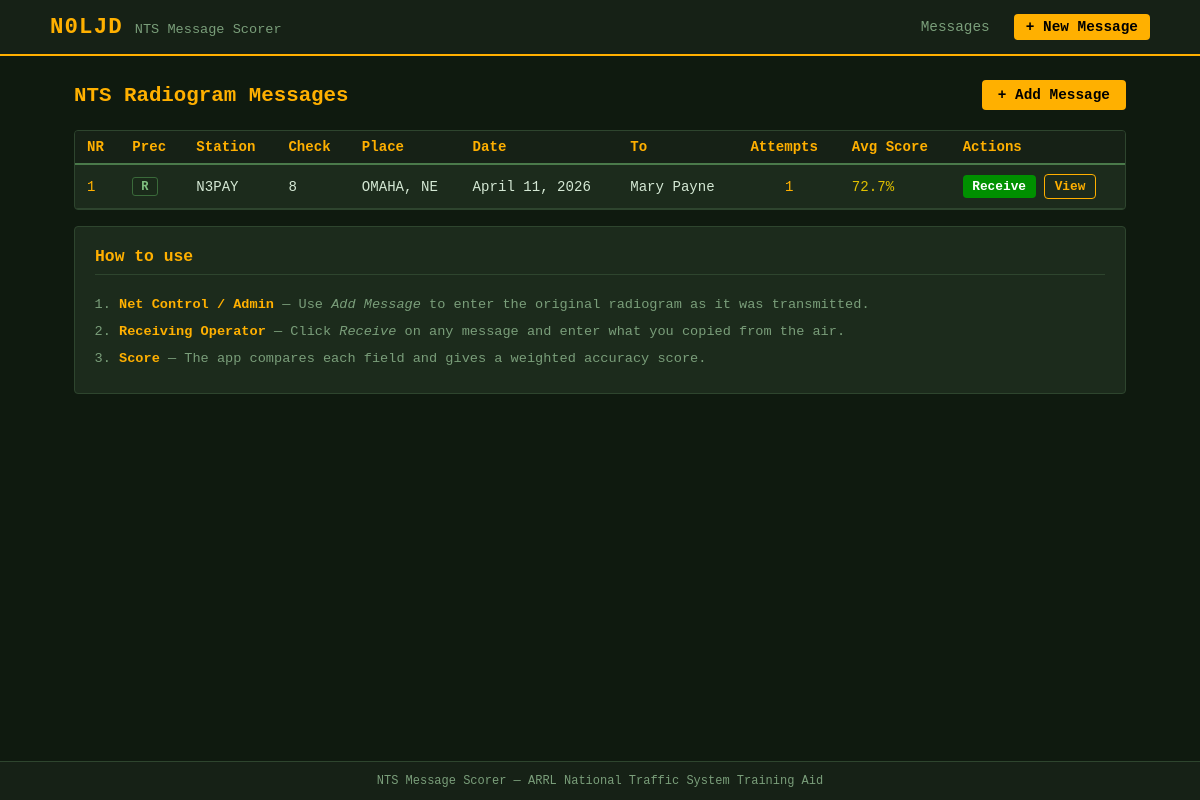
The page / on the database its author committed.
### tables this page shows
CREATE TABLE messages (
            id                  INTEGER PRIMARY KEY AUTOINCREMENT,
            msg_number          TEXT    NOT NULL,
            precedence          TEXT    NOT NULL,
            handling            TEXT    DEFAULT '',
            station_of_origin   TEXT    NOT NULL,
            check_count         TEXT    NOT NULL,
            place_of_origin     TEXT    NOT NULL,
            time_filed          TEXT    DEFAULT '',
            date_filed          TEXT    NOT NULL,
            to_name             TEXT    NOT NULL,
            to_address          TEXT    DEFAULT '',
            to_city             TEXT    DEFAULT '',
            to_state            TEXT    DEFAULT '',
            to_zip              TEXT    DEFAULT '',
            to_phone            TEXT    DEFAULT '',
            message_text        TEXT    NOT NULL,
            signature           TEXT    NOT NULL,
            created_at          TIMESTAMP DEFAULT CURRENT_TIMESTAMP
        );

### app.py (the view)
@app.route('/')
def index():
    db = get_db()
    messages = db.execute(
        'SELECT m.*, COUNT(r.id) as attempts, AVG(r.total_score) as avg_score '
        'FROM messages m '
        'LEFT JOIN received_messages r ON r.original_id = m.id '
        'GROUP BY m.id ORDER BY m.created_at DESC'
    ).fetchall()
    return render_template('index.html', messages=messages)

### app.py (called while the page is built)
def get_db():
    if 'db' not in g:
        g.db = sqlite3.connect(DATABASE)
        g.db.row_factory = sqlite3.Row
    return g.db

@app.template_filter('score_class')
def score_class(score):
    if score >= 90:
        return 'score-excellent'
    if score >= 75:
        return 'score-good'
    if score >= 50:
        return 'score-fair'
    return 'score-poor'

### templates/index.html (shortened to what this page needs)
{% extends "base.html" %}
{% block content %}
<div class="page-header">
  <h1>NTS Radiogram Messages</h1>
  <a href="{{ url_for('create_message') }}" class="btn btn-primary">+ Add Message</a>
</div>
{% if messages %}
<div class="card" style="padding: 0; overflow: hidden;">
  <table class="msg-table">
    <thead>
      <tr>
        <th>NR</th>
        <th>Prec</th>
        <th>Station</th>
        <th>Check</th>
        <th>Place</th>
        <th>Date</th>
        <th>To</th>
        <th>Attempts</th>
        <th>Avg Score</th>
        <th>Actions</th>
      </tr>
    </thead>
    <tbody>
      {% for m in messages %}
      <tr>
        <td class="text-amber">{{ m.msg_number }}</td>
        <td>
          <span class="prec-badge prec-{{ m.precedence }}">{{ m.precedence[:1] if m.precedence else '?' }}</span>
        </td>
        <td>{{ m.station_of_origin }}</td>
        <td>{{ m.check_count }}</td>
        <td>{{ m.place_of_origin }}</td>
        <td>{{ m.date_filed }}</td>
        <td>{{ m.to_name }}</td>
        <td class="text-center">
          {% if m.attempts %}
            <span class="text-amber">{{ m.attempts }}</span>
          {% else %}
            <span class="text-muted">0</span>
          {% endif %}
        </td>
        <td>
          {% if m.avg_score %}
            <span class="{{ m.avg_score | score_class }}">{{ '%.1f' % m.avg_score }}%</span>
          {% else %}
            <span class="text-muted">—</span>
          {% endif %}
        </td>
        <td>
          <a href="{{ url_for('receive_message', msg_id=m.id) }}" class="btn btn-receive btn-sm">Receive</a>
          <a href="{{ url_for('view_message', msg_id=m.id) }}" class="btn btn-secondary btn-sm">View</a>
        </td>
      </tr>
      {% endfor %}
    </tbody>
  </table>
</div>
{% else %}
<div class="empty-state">
  <div style="font-size: 2.5rem;">&#128251;</div>
  <p>No messages in the database yet.</p>
  <p><a href="{{ url_for('create_message') }}">Add the first NTS radiogram</a> to get started.</p>
</div>
{% endif %}
<div class="card mt-2">
  <h3>How to use</h3>
  <ol style="margin-left: 1.5rem; line-height: 2; color: var(--text-muted); font-size: 0.85rem;">
    <li><strong class="text-amber">Net Control / Admin</strong> — Use <em>Add Message</em> to enter the original radiogram as it was transmitted.</li>
    <li><strong class="text-amber">Receiving Operator</strong> — Click <em>Receive</em> on any message and enter what you copied from the air.</li>
    <li><strong class="text-amber">Score</strong> — The app compares each field and gives a weighted accuracy score.</li>
  </ol>
</div>
{% endblock %}

### static/style.css (style rules this page uses)
:root { --bg: #0f1a0f; --bg-panel: #162116; --bg-card: #1c2b1c; --border: #2e452e; --border-hi: #4a7a4a; --amber: #ffb000; --amber-dim: #b07800; --green: #00e000; --green-dim: #009000; --text: #d4e8d4; --text-muted: #7a9e7a; --red: #e04040; --yellow: #e0c000; --radius: 4px; --font-mono: 'Courier New', Courier, monospace; }
* { box-sizing: border-box; margin: 0; padding: 0; }
body { background: var(--bg); color: var(--text); font-family: var(--font-mono); font-size: 14px; min-height: 100vh; display: flex; flex-direction: column; }
a { color: var(--amber); text-decoration: none; }
.card { background: var(--bg-card); border: 1px solid var(--border); border-radius: var(--radius); padding: 1.25rem; margin-bottom: 1rem; }
.card h2, .card h3 { color: var(--amber); margin-bottom: 1rem; border-bottom: 1px solid var(--border); padding-bottom: 0.5rem; }
.page-header { display: flex; align-items: center; justify-content: space-between; margin-bottom: 1.25rem; }
.page-header h1 { color: var(--amber); font-size: 1.3rem; }
.btn { display: inline-block; padding: 0.45rem 1rem; border-radius: var(--radius); border: none; cursor: pointer; font-family: var(--font-mono); font-size: 0.9rem; font-weight: bold; text-decoration: none; }
.btn-primary { background: var(--amber); color: #000; }
.btn-secondary { background: transparent; color: var(--amber); border: 1px solid var(--amber); }
.btn-receive { background: var(--green-dim); color: #fff; }
.btn-sm { padding: 0.25rem 0.6rem; font-size: 0.8rem; }
.msg-table { width: 100%; border-collapse: collapse; font-size: 0.88rem; }
.msg-table th { text-align: left; padding: 0.5rem 0.75rem; background: var(--bg-panel); color: var(--amber); border-bottom: 2px solid var(--border-hi); white-space: nowrap; }
.msg-table td { padding: 0.55rem 0.75rem; border-bottom: 1px solid var(--border); vertical-align: middle; }
.prec-badge { display: inline-block; padding: 0.1rem 0.5rem; border-radius: 3px; font-size: 0.75rem; font-weight: bold; letter-spacing: 0.04em; }
.prec-ROUTINE { background: #1a2a1a; color: #80c080; border: 1px solid #3a6a3a; }
.score-fair { color: var(--yellow); }
.text-amber { color: var(--amber); }
.text-center { text-align: center; }
.mt-2 { margin-top: 1rem; }

### rows shown on the page
messages: msg_number "1", precedence "R", station_of_origin "N3PAY", check_count "8", place_of_origin "OMAHA, NE", date_filed "April 11, 2026", to_name "Mary Payne", attempts "1", avg_score "72.7"
